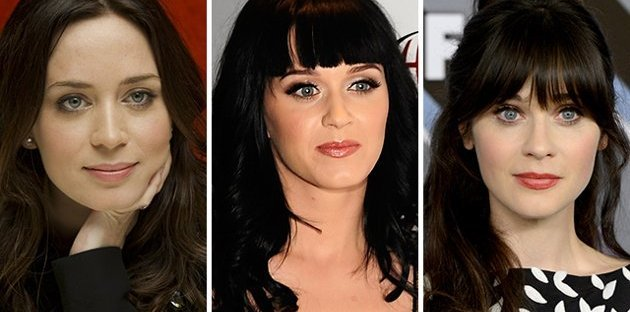
#> input picture Aplicações/img_rec/test.jpg, 630 x 312 px
$ python noisyfy.py img_rec/test.jpg img_rec/test.jpg
#> lines starting #> are read from the running program, lines starting #| are printed output that depends on the picture
'''
    Script utilizado para testar o reconhecimento de imagens com ruído.
'''

import numpy as np
import cv2
import matplotlib.pyplot as plt
import sys

def ImagePlot(img,title=None):
    plt.imshow(img)
    plt.axis('off')
    plt.title(title)
    plt.show()

def SaveImg(img,path):
    cv2.imwrite(path,img)

img = cv2.imread(sys.argv[1])
#> img is the input picture: shape (312, 630, 3); mean B, G, R 57.5, 70.7, 90.8

mean = 0
var = 4000
sigma = var ** 0.5
gaussian = np.random.normal(mean, sigma, (img.shape))

noisy_image = img + gaussian
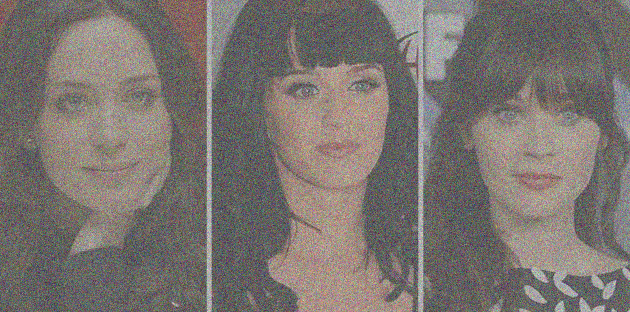
#> noisy_image: shape (312, 630, 3) float64; mean B, G, R 57.7, 70.9, 90.8; drawn with min black and max white

cv2.normalize(noisy_image, noisy_image, 0, 255, cv2.NORM_MINMAX, dtype=-1)
noisy_image = noisy_image.astype(np.uint8)

SaveImg(noisy_image,sys.argv[2])
